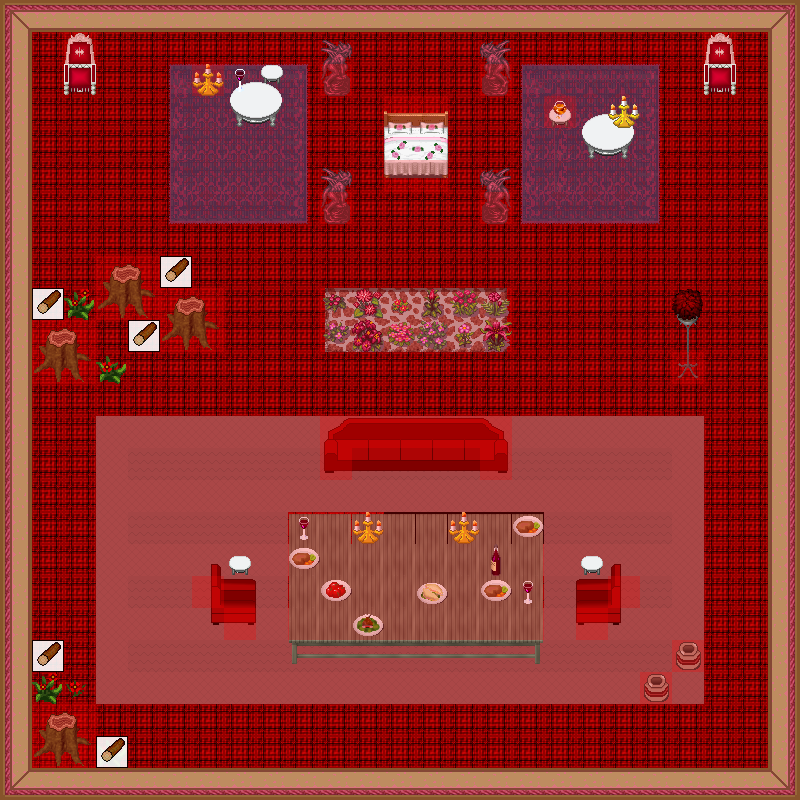

A 2D game scene composited from a Tiled map and its tileset images. What follows is a short description and the map's XML, with each tile layer's data collapsed to a summary:
An orthogonal 25x25 tile map with 32x32 px tiles, 8 tile layers (0_floor, 1_terrain, 2_object, 3_roof, ...), 26 tilesets.

<map version="1.0" orientation="orthogonal" width="25" height="25" tilewidth="32" tileheight="32">
 <tileset firstgid="1" name="carpets" tilewidth="32" tileheight="32">
  <image source="../../tileset/furniture/carpet/carpets.png" width="128" height="64" />
 </tileset>
 <tileset firstgid="9" name="wall/int_green_purple" tilewidth="32" tileheight="32">
  <image source="../../tileset/building/wall/int_green_purple.png" width="128" height="224" />
 </tileset>
 <tileset firstgid="37" name="stump_purple" tilewidth="32" tileheight="32">
  <image source="../../tileset/plant/stump/stump_purple.png" trans="ffffff" width="64" height="64" />
 </tileset>
 <tileset firstgid="41" name="chair/throne_small" tilewidth="32" tileheight="32">
  <image source="../../tileset/furniture/chair/throne_small.png" width="32" height="64" />
 </tileset>
 <tileset firstgid="43" name="wall/stone" tilewidth="32" tileheight="32">
  <image source="../../tileset/building/wall/stone.png" width="96" height="128" />
 </tileset>
 <tileset firstgid="55" name="table/grey_plain" tilewidth="32" tileheight="32">
  <image source="../../tileset/furniture/table/grey_plain.png" width="96" height="96" />
 </tileset>
 <tileset firstgid="64" name="flower/daisy_red" tilewidth="32" tileheight="32">
  <image source="../../tileset/plant/flower/daisy_red.png" trans="ffffff" width="64" height="128" />
 </tileset>
 <tileset firstgid="72" name="light/candelabra" tilewidth="32" tileheight="32">
  <image source="../../tileset/furniture/light/candelabra.png" width="32" height="32" />
 </tileset>
 <tileset firstgid="73" name="drink/cognac" tilewidth="32" tileheight="32">
  <image source="../../tileset/item/drink/cognac.png" width="32" height="64" />
 </tileset>
 <tileset firstgid="75" name="food/meals_1" tilewidth="32" tileheight="32">
  <image source="../../tileset/item/food/meals_1.png" width="64" height="32" />
 </tileset>
 <tileset firstgid="77" name="food/meals_2" tilewidth="32" tileheight="32">
  <image source="../../tileset/item/food/meals_2.png" width="32" height="64" />
 </tileset>
 <tileset firstgid="79" name="drink/red_wine" tilewidth="32" tileheight="32">
  <image source="../../tileset/item/drink/red_wine.png" width="64" height="64" />
 </tileset>
 <tileset firstgid="83" name="pot_burgundy" tilewidth="32" tileheight="32">
  <image source="../../tileset/item/pot/pot_burgundy.png" trans="ffffff" width="32" height="32" />
 </tileset>
 <tileset firstgid="84" name="bush/various_small" tilewidth="32" tileheight="32">
  <image source="../../tileset/plant/bush/various_small.png" trans="ff00ff" width="96" height="96" />
 </tileset>
 <tileset firstgid="93" name="light/iron_lamp" tilewidth="32" tileheight="32">
  <image source="../../tileset/furniture/light/iron_lamp.png" trans="ff00ff" width="32" height="96" />
 </tileset>
 <tileset firstgid="96" name="collisioin" tilewidth="32" tileheight="32">
  <image source="../../tileset/logic/collision.png" width="32" height="32" />
 </tileset>
 <tileset firstgid="97" name="resources" tilewidth="32" tileheight="32">
  <image source="../../tileset/logic/item/resources.png" width="192" height="32" />
 </tileset>
 <tileset firstgid="103" name="rug" tilewidth="32" tileheight="32">
  <image source="../../tileset/furniture/carpet/purple.png" width="96" height="96" />
 </tileset>
 <tileset firstgid="112" name="sofa" tilewidth="32" tileheight="32">
  <image source="../../tileset/furniture/chair/sofa_red.png" width="96" height="64" />
 </tileset>
 <tileset firstgid="118" name="armchair" tilewidth="32" tileheight="32">
  <image source="../../tileset/furniture/chair/armchair_red.png" width="128" height="224" />
 </tileset>
 <tileset firstgid="146" name="roof" tilewidth="32" tileheight="32">
  <image source="../../tileset/building/roof/red.png" width="160" height="128" />
 </tileset>
 <tileset firstgid="166" name="flowers" tilewidth="32" tileheight="32">
  <image source="../../tileset/plant/flower/hothouse_flowers.png" width="192" height="384" />
 </tileset>
 <tileset firstgid="238" name="leafy daisies red" tilewidth="32" tileheight="32">
  <image source="../../tileset/plant/flower/leafy_daisy_red.png" width="64" height="128" />
 </tileset>
 <tileset firstgid="246" name="nymph" tilewidth="32" tileheight="32">
  <image source="../../tileset/item/statue/nymph_reddish.png" width="32" height="128" />
 </tileset>
 <tileset firstgid="250" name="bed/double_pink_roses" tilewidth="32" tileheight="32">
  <image source="../../tileset/furniture/bed/double_pink_roses.png" width="192" height="96" />
 </tileset>
 <tileset firstgid="268" name="table/white" tilewidth="32" tileheight="32">
  <image source="../../tileset/furniture/table/white.png" width="192" height="160" />
 </tileset>
 <layer name="0_floor" width="25" height="25">
  <data>[625 cells, 523 non-empty, 3 distinct tile ids]</data>
 </layer>
 <layer name="1_terrain" width="25" height="25">
  <data>[625 cells, 266 non-empty, 50 distinct tile ids]</data>
 </layer>
 <layer name="2_object" width="25" height="25">
  <data>[625 cells, 71 non-empty, 45 distinct tile ids]</data>
 </layer>
 <layer name="3_roof" width="25" height="25">
  <data>[625 cells, 16 non-empty, 12 distinct tile ids]</data>
 </layer>
 <layer name="4_roof_add" width="25" height="25">
  <data>[625 cells, 3 non-empty, 3 distinct tile ids]</data>
 </layer>
 <layer name="objects" width="25" height="25" opacity="0.9">
  <data>[625 cells, 5 non-empty, 1 distinct tile ids]</data>
 </layer>
 <layer name="collision" width="25" height="25" opacity="0.25">
  <data>[625 cells, 183 non-empty, 1 distinct tile ids]</data>
 </layer>
 <layer name="protection" width="25" height="25">
  <data>[625 cells, 0 non-empty, 0 distinct tile ids]</data>
 </layer>
</map>
